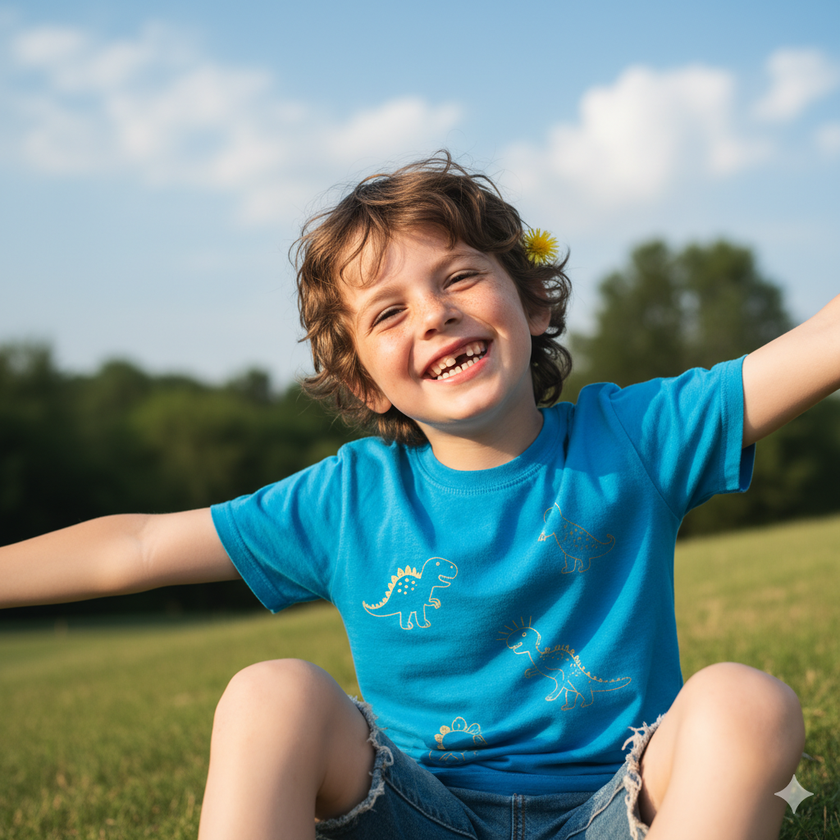
#> input picture NEW FILES/boy.png, 840 x 840 px, shrunk from 1024 x 1024 before the run, found by its file name
$ python AIEPCM2L2A2.py
#> lines starting #> are read from the running program, lines starting #| are printed output that depends on the picture
#  Rotating and Adjusting Brightness
import cv2
import matplotlib.pyplot as plt
import numpy as np

image = cv2.imread('boy.png')
#> image is the input picture: shape (840, 840, 3); mean B, G, R 140.5, 142.8, 119.6
image_rgb = cv2.cvtColor(image, cv2.COLOR_BGR2RGB)


# Rotate the image by 45 degrees around its center
(h, w) = image.shape[:2]
#> h = 840; w = 840
center = (w // 2, h // 2)
#> center = (420, 420)
M = cv2.getRotationMatrix2D(center, 45, 1.0)
rotated = cv2.warpAffine(image, M, (w, h))
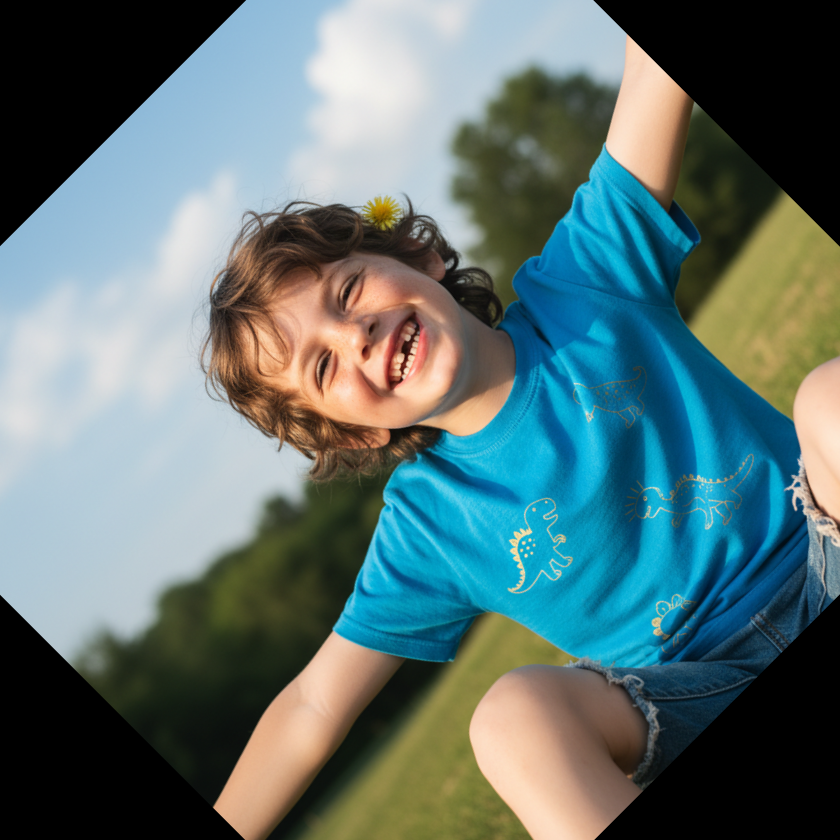
#> rotated: shape (840, 840, 3); mean B, G, R 115, 115.1, 93.2

# Increase brightness by adding 50 to all pixel values
# Use cv2.add to avoid negative values or overflow
brightened = cv2.add(rotated, (50, 50, 50, 0))
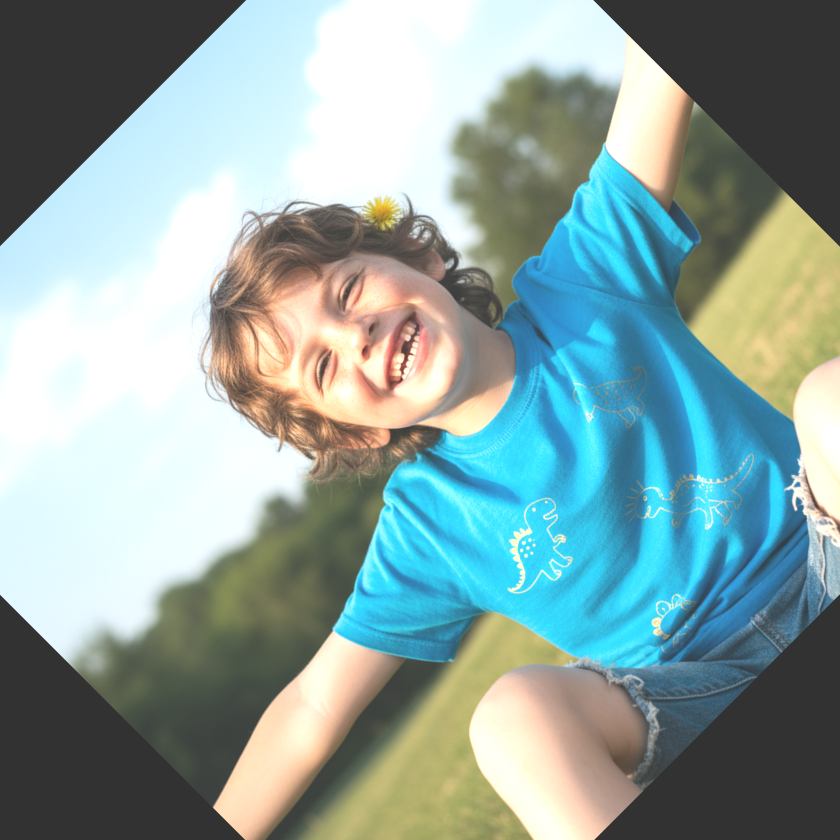
#> brightened: shape (840, 840, 3); mean B, G, R 161.2, 163.7, 140.2
brightened_rgb = cv2.cvtColor(brightened, cv2.COLOR_BGR2RGB)
plt.imshow(brightened_rgb)
plt.title('Rotated and Brightened Image')
plt.show()
